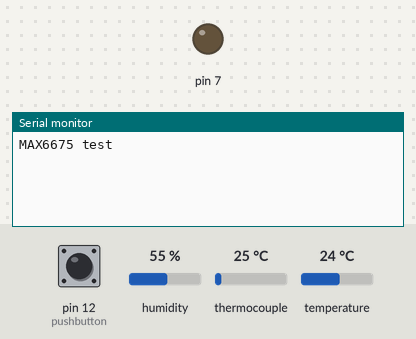
The sketch below on a simulated Arduino Uno, built with avr-gcc and run on an emulated ATmega328P. On the bench: output pins drawn as LEDs (lit = HIGH), the last lines printed to the serial monitor. The inputs (shaded band) are chosen by the test bench; at power-on: pin 12 (pushbutton) LOW, thermocouple 25 °C, temperature 24 °C, humidity 55 %. Pins used as bus, display or sensor lines are not drawn.

Above: at 1.7 s.
1.8 s: pin 12 (pushbutton) pulled HIGH for 0.15 s
At 2.4 s:
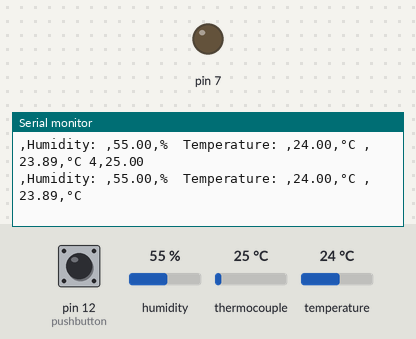
3.4 s: pin 12 (pushbutton) driven HIGH
At 3.47 s:
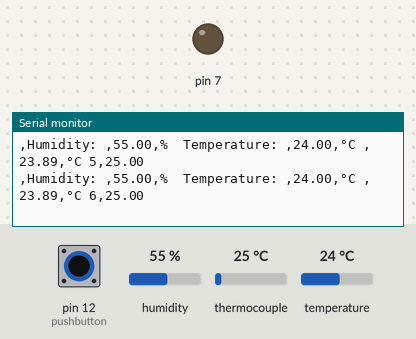
9.4 s: thermocouple set to 6 °C
At 9.44 s:
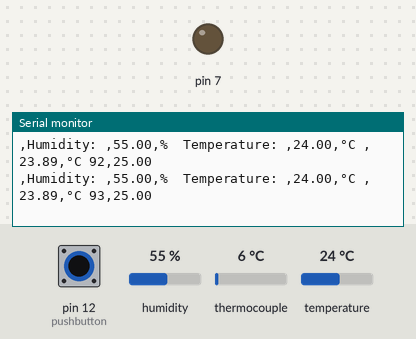
15.4 s: temperature set to 4 °C
At 15.41 s:
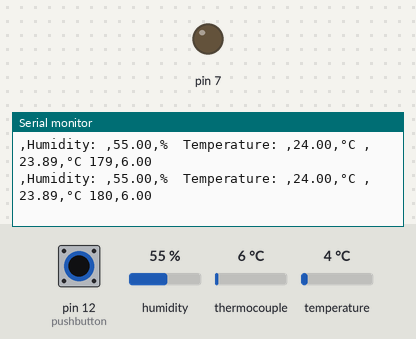
21.4 s: thermocouple set to 75 °C
At 21.45 s:
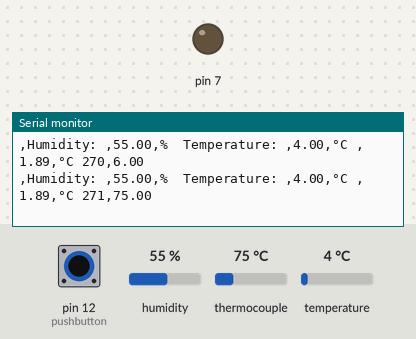
27.4 s: temperature set to 12 °C
At 27.4 s:
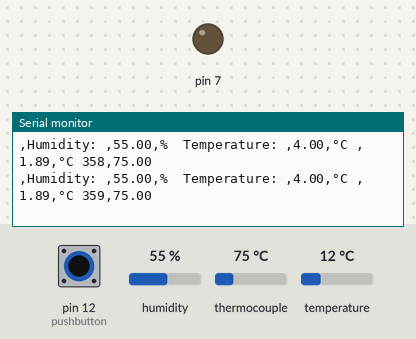
Timing chart, 0 to 30.4 s (numbered marks = the images above; inputs shaded):
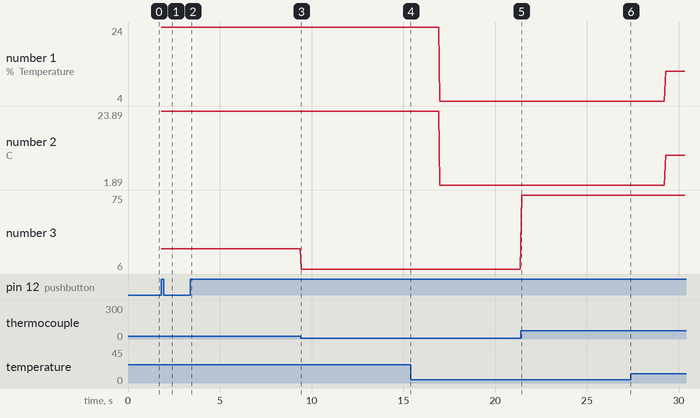

Measured:
- after the input at 1.8 s, the serial monitor: prints a new line at once (image 1)
- after the input at 3.4 s, the serial monitor: prints a new line at once (image 2)

The sketch:

termocoppia_led_temperatura_umidit_.ino
```cpp
// this example is public domain. enjoy!
// www.ladyada.net/learn/sensors/thermocouple
#include "DHT.h"
#define DHTTYPE DHT11
#define DHTPIN 13
#include "max6675.h"
unsigned long old_millis=0;
unsigned long delta=1000;
int minuti=1;
int thermoDO = 2;
int thermoCS = 3;
int thermoCLK = 4;
int pushbutton = 12;
int val = 0;

MAX6675 thermocouple(thermoCLK, thermoCS, thermoDO);
int vccPin = 5;
int gndPin = 6;
float temperatura = 0;
DHT dht(DHTPIN, DHTTYPE);
void setup() {
  Serial.begin(9600);
  pinMode(vccPin, OUTPUT); digitalWrite(vccPin, HIGH);
  pinMode(gndPin, OUTPUT); digitalWrite(gndPin, LOW);
  pinMode(7, OUTPUT);
  Serial.println("MAX6675 test");
  delay(500);
    dht.begin();
   pinMode(pushbutton, INPUT);
}
void loop() {
  val = digitalRead(pushbutton);
  unsigned long now=millis();

  float tempdht = dht.readTemperature();
    float humdht = dht.readHumidity();
    float hic = dht.computeHeatIndex(tempdht, humdht, false);

   if (val == 1) {


    Serial.print(minuti);
    Serial.print(",");
    Serial.println(thermocouple.readCelsius());
    temperatura = (thermocouple.readCelsius());
    Serial.print(",");
    Serial.print(F("Humidity: "));
    Serial.print(",");
  Serial.print(humdht);
  Serial.print(",");
  Serial.print(F("%  Temperature: "));
  Serial.print(",");
  Serial.print(tempdht);
  Serial.print(",");
  Serial.print(F("°C "));
  Serial.print(",");
  Serial.print(hic);
  Serial.print(",");
  Serial.print(F("°C "));
   old_millis = now;
   minuti = minuti +1;

}
 }
```
